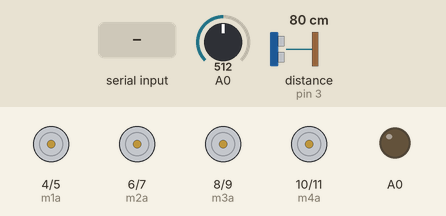
Simulated run of this sketch. Board: Arduino Uno, built with avr-gcc and run on an emulated ATmega328P. On the bench: motor-driver pin pairs drawn as motors (green arrow = first pin HIGH = forward, orange = second pin HIGH = backward, longer = more drive), output pins drawn as LEDs (lit = HIGH). Wiring (inferred from the names in the program): ultrasonic range finder: trigger pin 2; echo pin 3. The inputs (shaded band) are chosen by the test bench; at power-on: A0 = 512, distance to the obstacle (sensor on pin 3) 80 cm. The echo pulse lasts 58.3 µs per cm; pins used as bus, display or sensor lines are not drawn; what the sketch prints to the serial monitor is not drawn.

Above: at 1.2 s.
1.3 s: "F" received over Serial
At 1.45 s:
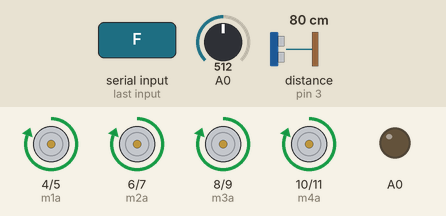
4.3 s: "B" received over Serial
5.8 s: "L" received over Serial
At 7.0 s:
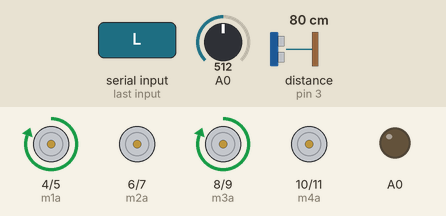
7.3 s: "R" received over Serial
At 8.2 s:
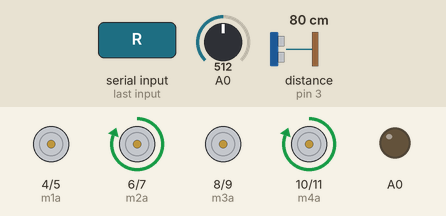
8.8 s: "S" received over Serial
At 9.2 s:
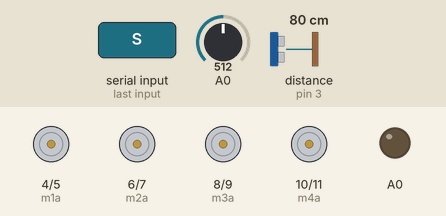
Timing chart, 0 to 11.3 s (numbered marks = the images above; inputs shaded):
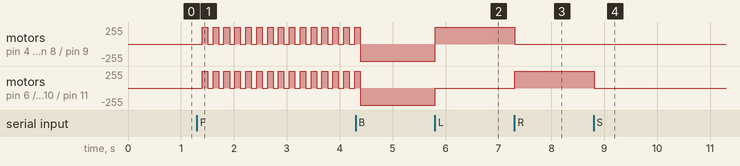

Measured:
- after the input at 1.3 s, motor on pin 4 (m1a) / pin 5 (m1b), motor on pin 6 (m2a) / pin 7 (m2b), motor on pin 8 (m3a) / pin 9 (m3b), motor on pin 10 (m4a) / pin 11 (m4b): alternates forward 255/255 for 0.11 s and stopped for 0.10 s, starting after 0.10 s
- after the input at 5.8 s, motor on pin 4 (m1a) / pin 5 (m1b), motor on pin 8 (m3a) / pin 9 (m3b): backward 255/255 → forward 255/255 at once; motor on pin 6 (m2a) / pin 7 (m2b), motor on pin 10 (m4a) / pin 11 (m4b): backward 255/255 → stopped at once
- after the input at 7.3 s, motor on pin 4 (m1a) / pin 5 (m1b), motor on pin 8 (m3a) / pin 9 (m3b): forward 255/255 → stopped at once; motor on pin 6 (m2a) / pin 7 (m2b), motor on pin 10 (m4a) / pin 11 (m4b): stopped → forward 255/255 at once
- after the input at 8.8 s, motor on pin 6 (m2a) / pin 7 (m2b), motor on pin 10 (m4a) / pin 11 (m4b): forward 255/255 → stopped at once

The sketch:

rf_car.ino
```cpp
const int trigPin = 2;
const int echoPin = 3;
int count;
int m1a = 4;
int m1b = 5;
int m2a = 6;
int m2b = 7;
int m3a = 8;
int m3b = 9;
int m4a = 10;
int m4b = 11;
char val;
int a;
void setup()
{
Serial.begin(9600);
pinMode(A0,OUTPUT);
pinMode(trigPin, OUTPUT);
pinMode(echoPin, INPUT);
pinMode(m1a, OUTPUT);  // Digital pin 10 set as output Pin
pinMode(m1b, OUTPUT);  // Digital pin 11 set as output Pin
pinMode(m2a, OUTPUT);  // Digital pin 12 set as output Pin
pinMode(m2b, OUTPUT);  // Digital pin 13 set as output Pin
pinMode(m3a, OUTPUT);  // Digital pin 10 set as output Pin
pinMode(m3b, OUTPUT);  // Digital pin 11 set as output Pin
pinMode(m4a, OUTPUT);  // Digital pin 12 set as output Pin
pinMode(m4b, OUTPUT);  // Digital pin 13 set as output Pin
Serial.begin(9600);
}
long duration, distance;
void loop()
{
a=analogRead(A0);
float volt = a*(5.0/1023.0);
Serial.print(volt);
  while (Serial.available() > 0)
  {
  val = Serial.read();
  Serial.println(val);
  }
  if(volt>0.05 && val == 'F')
  {
    pwmvalue();

  }

  digitalWrite(trigPin, LOW);
  delayMicroseconds(2);
  digitalWrite(trigPin, HIGH);
  delayMicroseconds(10);
  digitalWrite(trigPin, LOW);
  duration = pulseIn(echoPin, HIGH);
  distance = duration/58.2;
//  Serial.print("distance :");
//  Serial.println(distance);
  if(distance<20)                            // When distance of Obstacle is less than 20 cm then turn LEFT
    {
    digitalWrite(m1a, LOW);
    digitalWrite(m1b, LOW);
    digitalWrite(m2a, LOW);
    digitalWrite(m2b, LOW);
    digitalWrite(m3a, LOW);
    digitalWrite(m3b, LOW);
    digitalWrite(m4a, LOW);
    digitalWrite(m4b, LOW);
    delay(3000);
    }

  if( val == 'F'&& volt==0.00) // Forward
    {

      digitalWrite(m1a, HIGH);
      digitalWrite(m1b, LOW);
      digitalWrite(m2a, HIGH);
      digitalWrite(m2b, LOW);
      digitalWrite(m3a, HIGH);
      digitalWrite(m3b, LOW);
      digitalWrite(m4a, HIGH);
      digitalWrite(m4b, LOW);
    }
  else if(val == 'B') // Backward
    {
      digitalWrite(m1a, LOW);
      digitalWrite(m1b, HIGH);
      digitalWrite(m2a, LOW);
      digitalWrite(m2b, HIGH);
      digitalWrite(m3a, LOW);
      digitalWrite(m3b, HIGH);
      digitalWrite(m4a, LOW);
      digitalWrite(m4b, HIGH);
    }

    else if(val == 'L') //Left
    {
    digitalWrite(m1a, HIGH);
    digitalWrite(m1b, LOW);
    digitalWrite(m2a, LOW);
    digitalWrite(m2b, LOW);
    digitalWrite(m3a, HIGH);
    digitalWrite(m3b, LOW);
    digitalWrite(m4a, LOW);
    digitalWrite(m4b, LOW);
    }
    else if(val == 'R') //Right
    {
    digitalWrite(m1a, LOW);
    digitalWrite(m1b, LOW);
    digitalWrite(m2a, HIGH);
    digitalWrite(m2b, LOW);
    digitalWrite(m3a, LOW);
    digitalWrite(m3b, LOW);
    digitalWrite(m4a, HIGH);
    digitalWrite(m4b, LOW);
    }

  else if(val == 'S') //Stop
    {
    digitalWrite(m1a, LOW);
    digitalWrite(m1b, LOW);
    digitalWrite(m2a, LOW);
    digitalWrite(m2b, LOW);
    digitalWrite(m3a, LOW);
    digitalWrite(m3b, LOW);
    digitalWrite(m4a, LOW);
    digitalWrite(m4b, LOW);
    }

}


void pwmvalue()
{

    digitalWrite(m1a, LOW);
    digitalWrite(m1b, LOW);
    digitalWrite(m2a, LOW);
    digitalWrite(m2b, LOW);
    digitalWrite(m3a, LOW);
    digitalWrite(m3b, LOW);
    digitalWrite(m4a, LOW);
    digitalWrite(m4b, LOW);
    delay(100);
    digitalWrite(m1a, HIGH);
    digitalWrite(m1b, LOW);
    digitalWrite(m2a, HIGH);
    digitalWrite(m2b, LOW);
    digitalWrite(m3a, HIGH);
    digitalWrite(m3b, LOW);
    digitalWrite(m4a, HIGH);
    digitalWrite(m4b, LOW);
    delay(100);//5000 = 5000/100 = 50
}

//
```
